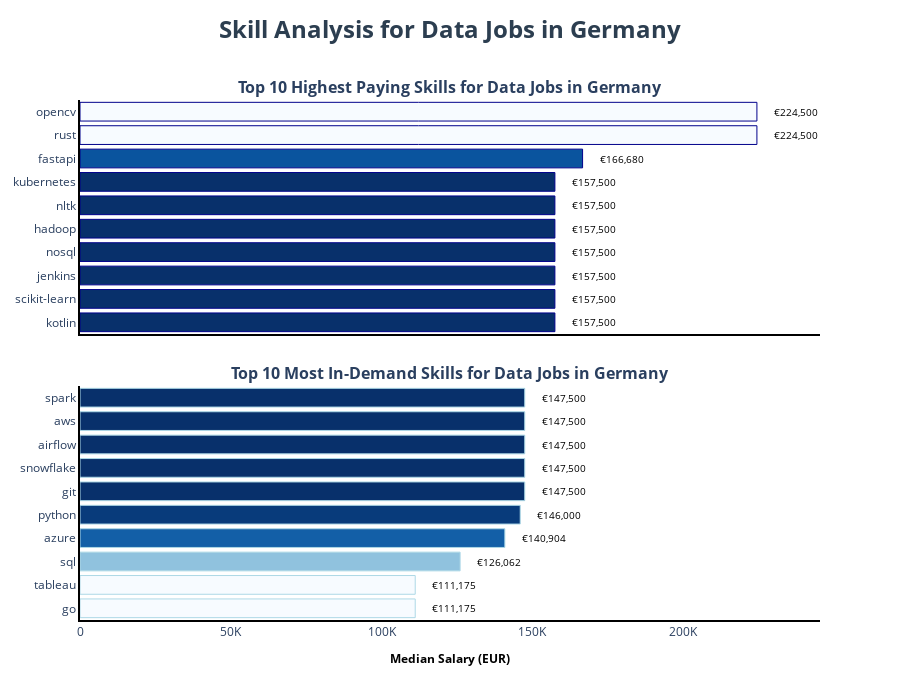

Notebook code cell kept with this figure:
### Markdown cell above
4.5. Plotting a comparison between top most paying skills versus most frequently required

### Code cell
# Creating subplots
fig = make_subplots(
    rows=2, cols=1,
    subplot_titles=[
        '<b>Top 10 Highest Paying Skills for Data Jobs in Germany</b>',
        '<b>Top 10 Most In-Demand Skills for Data Jobs in Germany</b>'
    ],
    vertical_spacing=0.1,
    shared_xaxes=True
)

# 1. Top paying skills (top plot)
fig.add_trace(
    go.Bar(
        y=df_Germany_top_pay.index,
        x=df_Germany_top_pay['median'],
        orientation='h',
        name='Highest Paying',
        marker=dict(
            color=df_Germany_top_pay['median'],
            colorscale='Blues_r',
            showscale=False,
            line=dict(color='darkblue', width=1)
        ),
        hovertemplate='<b>%{y}</b><br>€%{x:,.0f}<br><extra></extra>'
    ),
    row=1, col=1
)
fig.add_trace(
    go.Bar(
        y=df_Germany_top_skills.index,
        x=df_Germany_top_skills['median'],
        orientation='h',
        name='Most In-Demand',
        marker=dict(
            color=df_Germany_top_skills['median'],
            colorscale='Blues',
            showscale=False,
            line=dict(color='lightblue', width=1)
        ),
        hovertemplate='<b>%{y}</b><br>€%{x:,.0f}<br><extra></extra>'
    ),
    row=2, col=1
)
fig.update_layout(
    height=700,
    width=900,
    showlegend=False,
    plot_bgcolor='white',
    title=dict(
        text='<b>Skill Analysis for Data Jobs in Germany</b>',
        font=dict(size=24, color='#2c3e50'),
        x=0.5,
        y=0.97
    )
)
fig.update_xaxes(
    title_text='<b>Median Salary (EUR)</b>',
    tickformat=',.0f',
    ticksuffix=' €',
    tickvals=[0, 50000, 100000, 150000, 200000, 250000],
    ticktext=['0', '50K', '100K', '150K', '200K', '250K'],
    title_font=dict(size=12, color='black'),
    row=2, col=1,
    showline=True,
    linewidth=2,
    linecolor='black',
)
fig.update_xaxes(
    title_text='',
    showline=True,
    linewidth=2,
    linecolor='black',
    row=1, col=1
)

fig.update_yaxes(
    autorange='reversed',
    row=1, col=1,
    showline=True,
    linewidth=2,
    linecolor='black'
)

fig.update_yaxes(
    autorange='reversed',
    row=2, col=1,
    showline=True,
    linewidth=2,
    linecolor='black'
)

# Adding value labels on bars
for i in range(2):
    df = df_Germany_top_pay if i == 0 else df_Germany_top_skills
    
    for idx, (skill, row) in enumerate(df.iterrows()):
        fig.add_annotation(
            x=row['median'] + 5000,
            y=skill,
            text=f'€{row["median"]:,.0f}',
            showarrow=False,
            font=dict(size=10, color='black'),
            xanchor='left',
            row=i+1, col=1
        )

fig.show()

### Figure 1 — Plotly figure (JSON) as saved in the notebook; plotly's stock layout.template omitted (floating-point values rounded to 4 significant figures)
{"data": [{"hovertemplate": "<b>%{y}</b><br>€%{x:,.0f}<br><extra></extra>", "marker": {"color": [224500, 224500, 166700.0, 157500, 157500, 157500, 157500, 157500, 157500, 157500], "colorscale": [[0, "rgb(8,48,107)"], [0.125, "rgb(8,81,156)"], [0.25, "rgb(33,113,181)"], [0.375, "rgb(66,146,198)"], [0.5, "rgb(107,174,214)"], [0.625, "rgb(158,202,225)"], [0.75, "rgb(198,219,239)"], [0.875, "rgb(222,235,247)"], [1, "rgb(247,251,255)"]], "line": {"color": "darkblue", "width": 1}, "showscale": false}, "name": "Highest Paying", "orientation": "h", "type": "bar", "x": [224500, 224500, 166700.0, 157500, 157500, 157500, 157500, 157500, 157500, 157500], "xaxis": "x", "y": ["opencv", "rust", "fastapi", "kubernetes", "nltk", "hadoop", "nosql", "jenkins", "scikit-learn", "kotlin"], "yaxis": "y"}, {"hovertemplate": "<b>%{y}</b><br>€%{x:,.0f}<br><extra></extra>", "marker": {"color": [147500, 147500, 147500, 147500, 147500, 146000, 140900.0, 126062, 111175, 111175], "colorscale": [[0, "rgb(247,251,255)"], [0.125, "rgb(222,235,247)"], [0.25, "rgb(198,219,239)"], [0.375, "rgb(158,202,225)"], [0.5, "rgb(107,174,214)"], [0.625, "rgb(66,146,198)"], [0.75, "rgb(33,113,181)"], [0.875, "rgb(8,81,156)"], [1, "rgb(8,48,107)"]], "line": {"color": "lightblue", "width": 1}, "showscale": false}, "name": "Most In-Demand", "orientation": "h", "type": "bar", "x": [147500, 147500, 147500, 147500, 147500, 146000, 140900.0, 126062, 111175, 111175], "xaxis": "x2", "y": ["spark", "aws", "airflow", "snowflake", "git", "python", "azure", "sql", "tableau", "go"], "yaxis": "y2"}], "layout": {"annotations": [{"font": {"size": 16}, "showarrow": false, "text": "<b>Top 10 Highest Paying Skills for Data Jobs in Germany</b>", "x": 0.5, "xanchor": "center", "xref": "paper", "y": 1, "yanchor": "bottom", "yref": "paper"}, {"font": {"size": 16}, "showarrow": false, "text": "<b>Top 10 Most In-Demand Skills for Data Jobs in Germany</b>", "x": 0.5, "xanchor": "center", "xref": "paper", "y": 0.45, "yanchor": "bottom", "yref": "paper"}, {"font": {"color": "black", "size": 10}, "showarrow": false, "text": "€224,500", "x": 229500, "xanchor": "left", "xref": "x", "y": "opencv", "yref": "y"}, {"font": {"color": "black", "size": 10}, "showarrow": false, "text": "€224,500", "x": 229500, "xanchor": "left", "xref": "x", "y": "rust", "yref": "y"}, {"font": {"color": "black", "size": 10}, "showarrow": false, "text": "€166,680", "x": 171700.0, "xanchor": "left", "xref": "x", "y": "fastapi", "yref": "y"}, {"font": {"color": "black", "size": 10}, "showarrow": false, "text": "€157,500", "x": 162500, "xanchor": "left", "xref": "x", "y": "kubernetes", "yref": "y"}, {"font": {"color": "black", "size": 10}, "showarrow": false, "text": "€157,500", "x": 162500, "xanchor": "left", "xref": "x", "y": "nltk", "yref": "y"}, {"font": {"color": "black", "size": 10}, "showarrow": false, "text": "€157,500", "x": 162500, "xanchor": "left", "xref": "x", "y": "hadoop", "yref": "y"}, {"font": {"color": "black", "size": 10}, "showarrow": false, "text": "€157,500", "x": 162500, "xanchor": "left", "xref": "x", "y": "nosql", "yref": "y"}, {"font": {"color": "black", "size": 10}, "showarrow": false, "text": "€157,500", "x": 162500, "xanchor": "left", "xref": "x", "y": "jenkins", "yref": "y"}, {"font": {"color": "black", "size": 10}, "showarrow": false, "text": "€157,500", "x": 162500, "xanchor": "left", "xref": "x", "y": "scikit-learn", "yref": "y"}, {"font": {"color": "black", "size": 10}, "showarrow": false, "text": "€157,500", "x": 162500, "xanchor": "left", "xref": "x", "y": "kotlin", "yref": "y"}, {"font": {"color": "black", "size": 10}, "showarrow": false, "text": "€147,500", "x": 152500, "xanchor": "left", "xref": "x2", "y": "spark", "yref": "y2"}, {"font": {"color": "black", "size": 10}, "showarrow": false, "text": "€147,500", "x": 152500, "xanchor": "left", "xref": "x2", "y": "aws", "yref": "y2"}, {"font": {"color": "black", "size": 10}, "showarrow": false, "text": "€147,500", "x": 152500, "xanchor": "left", "xref": "x2", "y": "airflow", "yref": "y2"}, {"font": {"color": "black", "size": 10}, "showarrow": false, "text": "€147,500", "x": 152500, "xanchor": "left", "xref": "x2", "y": "snowflake", "yref": "y2"}, {"font": {"color": "black", "size": 10}, "showarrow": false, "text": "€147,500", "x": 152500, "xanchor": "left", "xref": "x2", "y": "git", "yref": "y2"}, {"font": {"color": "black", "size": 10}, "showarrow": false, "text": "€146,000", "x": 151000, "xanchor": "left", "xref": "x2", "y": "python", "yref": "y2"}, {"font": {"color": "black", "size": 10}, "showarrow": false, "text": "€140,904", "x": 145900.0, "xanchor": "left", "xref": "x2", "y": "azure", "yref": "y2"}, {"font": {"color": "black", "size": 10}, "showarrow": false, "text": "€126,062", "x": 131062, "xanchor": "left", "xref": "x2", "y": "sql", "yref": "y2"}, {"font": {"color": "black", "size": 10}, "showarrow": false, "text": "€111,175", "x": 116175, "xanchor": "left", "xref": "x2", "y": "tableau", "yref": "y2"}, {"font": {"color": "black", "size": 10}, "showarrow": false, "text": "€111,175", "x": 116175, "xanchor": "left", "xref": "x2", "y": "go", "yref": "y2"}], "height": 700, "plot_bgcolor": "white", "showlegend": false, "title": {"font": {"color": "#2c3e50", "size": 24}, "text": "<b>Skill Analysis for Data Jobs in Germany</b>", "x": 0.5, "y": 0.97}, "width": 900, "xaxis": {"anchor": "y", "domain": [0, 1], "linecolor": "black", "linewidth": 2, "matches": "x2", "showline": true, "showticklabels": false, "title": {"text": ""}}, "xaxis2": {"anchor": "y2", "domain": [0, 1], "linecolor": "black", "linewidth": 2, "showline": true, "tickformat": ",.0f", "ticksuffix": " €", "ticktext": ["0", "50K", "100K", "150K", "200K", "250K"], "tickvals": [0, 50000, 100000, 150000, 200000, 250000], "title": {"font": {"color": "black", "size": 12}, "text": "<b>Median Salary (EUR)</b>"}}, "yaxis": {"anchor": "x", "autorange": "reversed", "domain": [0.55, 1], "linecolor": "black", "linewidth": 2, "showline": true}, "yaxis2": {"anchor": "x2", "autorange": "reversed", "domain": [0, 0.45], "linecolor": "black", "linewidth": 2, "showline": true}}}
